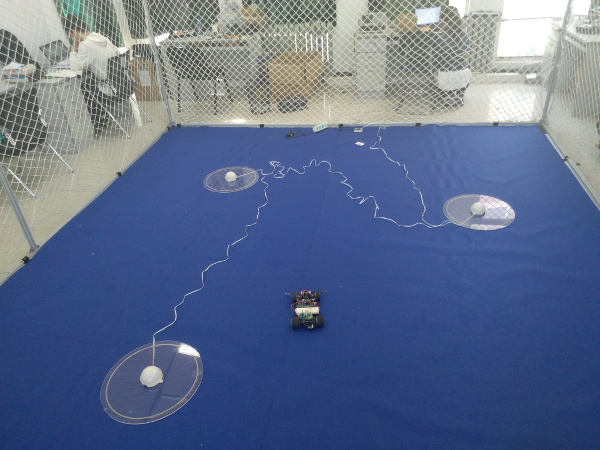
//> input picture pic/view_mini1.jpg, 600 x 450 px
$ ./water   (built with g++ and OpenCV 4)
//> lines starting //> are read from the running program, lines starting //| are printed output that depends on the picture; after the words box and inside, x2 and y2 are one past the last pixel; in counts of white or black regions, pixels touching at a corner belong together

#include <opencv2/xfeatures2d.hpp>
#include <opencv2/opencv.hpp>
#include <boost/asio.hpp>
#include <boost/timer/timer.hpp>
#include <vector>
using namespace cv;

#if !defined WATERSHS
#define WATERSHS

class WatershedSegmenter {

  private:

	  cv::Mat markers;

  public:

	  void setMarkers(const cv::Mat& markerImage) {

		// Convert to image of ints
		markerImage.convertTo(markers,CV_32S);
	  }

	  cv::Mat process(const cv::Mat &image) {

		// Apply watershed
		cv::watershed(image,markers);

		return markers;
	  }

	  // Return result in the form of an image
	  cv::Mat getSegmentation() {

		cv::Mat tmp;
		// all segment with label higher than 255
		// will be assigned value 255
		markers.convertTo(tmp,CV_8U);

		return tmp;
	  }

	  // Return watershed in the form of an image以图像的形式返回分水岭
	  cv::Mat getWatersheds() {

		cv::Mat tmp;
		//在变换前，把每个像素p转换为255p+255（在conertTo中实现）
		markers.convertTo(tmp,CV_8U,255,255);

		return tmp;
	  }
};
#endif


int main ()
{
    // Read input image
    cv::Mat image1= cv::imread("pic/view_mini1.jpg");
//> image1 is the input picture: 450 rows x 600 cols, CV_8UC3; mean B, G, R 141, 109.1, 94
    if (!image1.data)
        return 0;
// Display the color image
    cv::resize(image1, image1, cv::Size(), 0.7, 0.7);
//> image1: 315 rows x 420 cols, CV_8UC3
    cv::namedWindow("Original Image1");
    cv::imshow("Original Image1",image1);

    // Identify image pixels with object

    Mat binary;
    cv::cvtColor(image1,binary,COLOR_BGRA2GRAY);
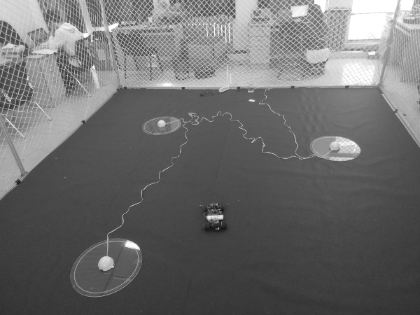
//> binary: 315 rows x 420 cols, CV_8UC1; min 19, max 255, mean 108.1
    cv::threshold(binary,binary,30,255,THRESH_BINARY_INV);//阈值分割原图的灰度图，获得二值图像
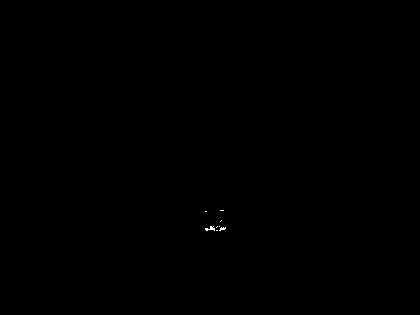
//> binary: 315 rows x 420 cols, CV_8UC1; 0.04% white in thin lines or dots, all inside (x1, y1, x2, y2) = (205, 210, 226, 231)
    // Display the binary image
    cv::namedWindow("binary Image1");
    cv::imshow("binary Image1",binary);
    waitKey();

    // CLOSE operation
    cv::Mat element5(10,10,CV_8U,cv::Scalar(1));//5*5正方形，8位uchar型，全1结构元素
    cv::Mat fg1;
    cv::morphologyEx(binary, fg1,cv::MORPH_CLOSE,element5,Point(-1,-1),1);// 闭运算填充物体内细小空洞、连接邻近物体
//> fg1: 315 rows x 420 cols, CV_8UC1; 0.08% white; 2 white regions (1 under 20 px), largest, box (x1, y1, x2, y2) and area: (206, 211, 227, 232) 108

    // Display the foreground image
    cv::namedWindow("Foreground Image");
    cv::imshow("Foreground Image",fg1);
    waitKey();
// Identify image pixels without objects

    cv::Mat bg1;
    cv::dilate(binary,bg1,cv::Mat(),cv::Point(-1,-1),4);//膨胀4次，锚点为结构元素中心点
//> bg1: 315 rows x 420 cols, CV_8UC1; 0.46% white; 3 white regions, box (x1, y1, x2, y2) and area: (201, 216, 230, 235) 415, (216, 206, 228, 215) 108, (201, 207, 211, 216) 90
    cv::threshold(bg1,bg1,1,128,cv::THRESH_BINARY_INV);//>=1的像素设置为128（即背景）
    // Display the background image
    cv::namedWindow("Background Image");
    cv::imshow("Background Image",bg1);
    waitKey();

    //Get markers image

    Mat markers1 = fg1 + bg1; //使用Mat类的重载运算符+来合并图像。
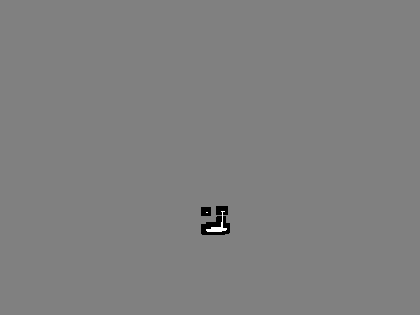
//> markers1: 315 rows x 420 cols, CV_8UC1; min 0, max 255, mean 127.6
    cv::namedWindow("markers Image");
    cv::imshow("markers Image",markers1);
    waitKey();

    // Apply watershed segmentation

    WatershedSegmenter segmenter1;  //实例化一个分水岭分割方法的对象
    segmenter1.setMarkers(markers1);//设置算法的标记图像，使得水淹过程从这组预先定义好的标记像素开始
//> in setMarkers, `markerImage.convertTo(markers,CV_32S);`:
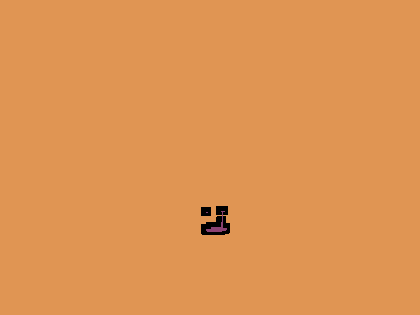
//> markers: 315 rows x 420 cols, CV_32SC1; 3 distinct labels, from 0 to 255; one colour per label, 0 black
    segmenter1.process(image1);     //传入待分割原图
//> in process, `cv::watershed(image,markers);`:
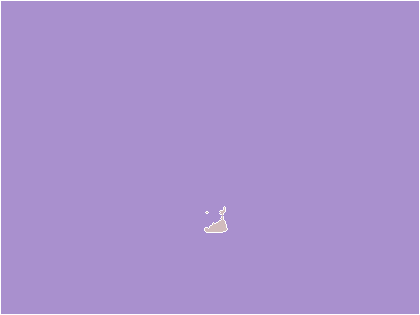
//> markers: 315 rows x 420 cols, CV_32SC1; 3 distinct labels, from -1 to 255; one colour per label, 0 black, -1 white

    // Display segmentation result
    cv::namedWindow("Segmentation1");
    cv::imshow("Segmentation1",segmenter1.getSegmentation());//将修改后的标记图markers转换为可显示的8位灰度图并返回分割结果（白色为前景，灰色为背景，0为边缘）
    waitKey();
        // Display watersheds
    cv::namedWindow("Watersheds1");
    cv::imshow("Watersheds1",segmenter1.getWatersheds());//以图像的形式返回分水岭（分割线条）
//> in getWatersheds, `markers.convertTo(tmp,CV_8U,255,255);`:
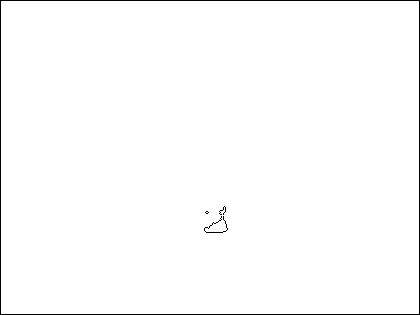
//> tmp: 315 rows x 420 cols, CV_8UC1; 98.8% white; black in thin lines or dots
    waitKey();

    // Get the masked image
    Mat maskimage = segmenter1.getSegmentation();
    cv::threshold(maskimage,maskimage,250,1,THRESH_BINARY);
//> maskimage: 315 rows x 420 cols, CV_8UC1; values 0 (black) and 1 (white), 0.14% white; 2 white regions (1 under 20 px), largest, box (x1, y1, x2, y2) and area: (205, 207, 227, 232) 189
    cv::cvtColor(maskimage,maskimage,COLOR_GRAY2BGR);

    maskimage = image1.mul(maskimage);
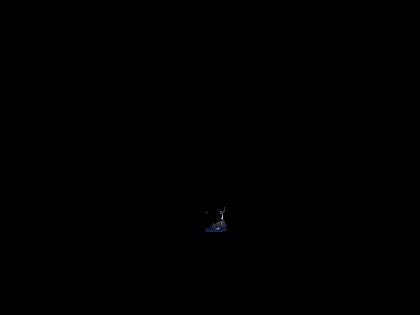
//> maskimage: 315 rows x 420 cols, CV_8UC3; mean B, G, R 0.1, 0.1, 0.1
    cv::namedWindow("maskimage");
    cv::imshow("maskimage",maskimage);
    waitKey();

    // Turn background (0) to white (255)
    int nl= maskimage.rows; // number of lines
//> nl = 315
    int nc= maskimage.cols * maskimage.channels(); // total number of elements per line
//> nc = 1260

    for (int j=0; j<nl; j++) {
         uchar* data= maskimage.ptr<uchar>(j);
        for (int i=0; i<nc; i++)
        {
            // process each pixel ---------------------
            if (*data==0) //将背景由黑色改为白色显示
                *data=255;
            data++;//指针操作：如为uchar型指针则移动1个字节，即移动到下1列
        }
     }
    cv::namedWindow("result");
    cv::imshow("result",maskimage);

    cv::boundingRect()
    waitKey();
//> (this line was passed over: a library is not available in this run)

}
